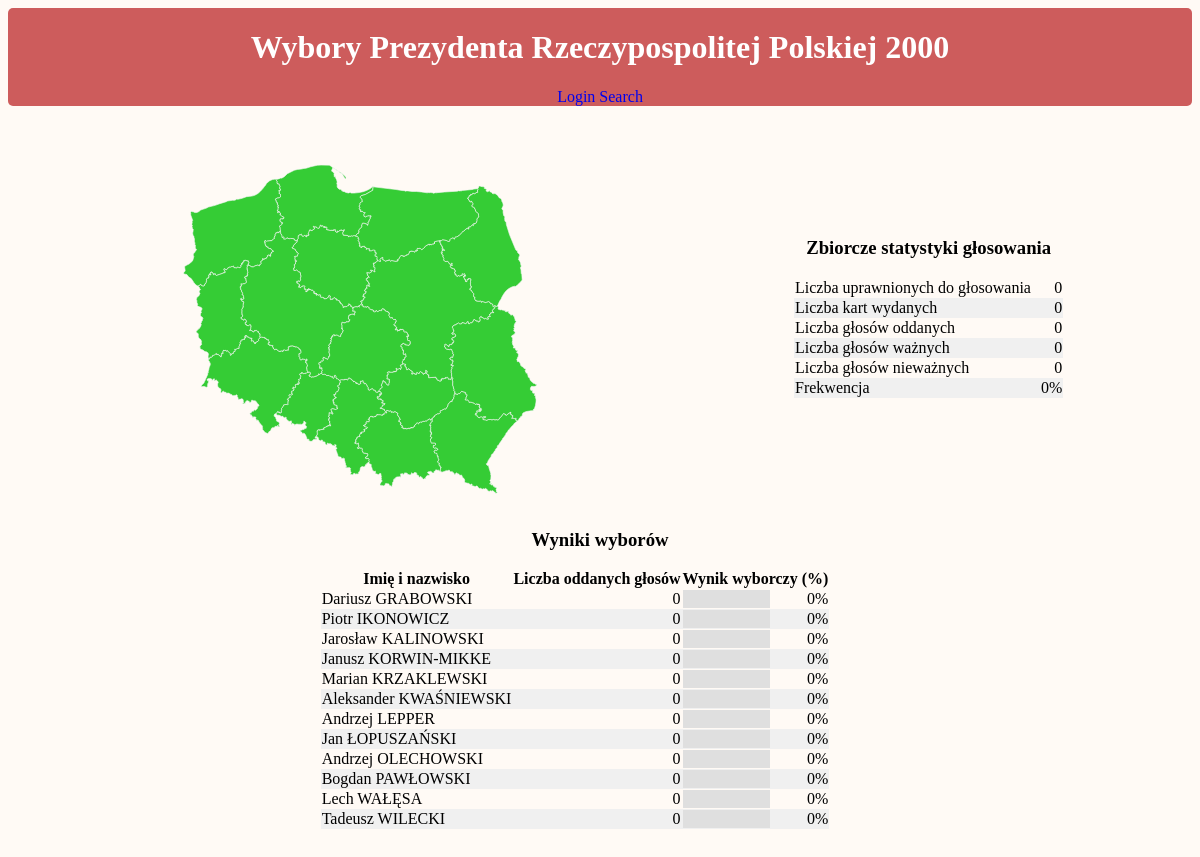
The page / on the database its author committed.
### wyboryApp/models.py (models this page shows)
class Kandydat(models.Model):
    imie = models.CharField(max_length=42)
    nazwisko = models.CharField(max_length=42)
    def __str__(self):
        return "{} {}".format(self.imie, self.nazwisko)
    class Meta:
        unique_together = ("imie", "nazwisko")
        verbose_name_plural = "Kandydaci"

### wyboryApp/views.py (the view)
# urls.py: url(r'^$', views.main_page),
def main_page(request):
    return view(request, models.Obwod.objects.filter(id__lt=0), "index.html")

### wyboryApp/logic.py (called while the page is built)
def get_stats(obwody):
    uprawnieni = obwody.aggregate(Sum("uprawnieni"))["uprawnieni__sum"]
    uprawnieni = uprawnieni if uprawnieni != None else 0
    wydane = obwody.aggregate(Sum("wydane"))["wydane__sum"]
    wydane = wydane if wydane != None else 0
    wazne = 0
    niewazne = obwody.aggregate(Sum("niewazne"))["niewazne__sum"]
    niewazne = niewazne if niewazne != None else 0
    for o in obwody:
        glosy = o.wynik_set.aggregate(Sum("glosy"))["glosy__sum"]
        wazne += glosy if glosy != None else 0
    oddane = wazne + niewazne
    if uprawnieni == 0:
        frekwencja = 0
    else:
        frekwencja = round(oddane / uprawnieni * 100, 2)
    return {
        "uprawnieni": uprawnieni,
        "wydane": wydane,
        "oddane": oddane,
        "wazne": wazne,
        "niewazne": niewazne,
        "frekwencja": frekwencja,
        "obwody": [x.id for x in obwody]
    }

def get_candidates(stats):
    def accumulate(wynik_set, id_list):
        out = 0
        while id_list:
            elem = wynik_set.filter(obwod__id__in=id_list[:200]).aggregate(Sum('glosy'))["glosy__sum"]
            out += elem if elem != None else 0
            id_list = id_list[200:]
        return out
    kk = list(map(lambda k:
                  {"nazwa": k,
                   "glosy": accumulate(k.wynik_set, stats["obwody"]),
                   "id": k.id},
                  Kandydat.objects.all()))
    for k in kk:
        if stats["oddane"] != 0:
            k["procent"] = round(k["glosy"] / stats["oddane"] * 100, 2)
        else:
            k["procent"] = 0
    return kk

### wyboryApp/views.py (called while the page is built)
def context(request, data, more):
    stats = get_stats(data)
    kandydaci = get_candidates(stats)
    stats.pop("obwody", None)
    return {
        "auth": True if request.user.is_authenticated else False,
        "stats": stats,
        "mainResult": kandydaci,
        "more": more,
        "currUrl": request.path,
    }

def view(request, data, template, more=None):
    _context = context(request, data, more)
    return render(request, template, _context)

def json_to_dict(get_response):
    def middleware(request):
        body_unicode = request.body.decode('utf-8')
        if body_unicode.startswith("{"):
            request.POST = loads(body_unicode)
        response = get_response(request)
        return response
    return middleware

### wyboryApp/templates/index.html (shortened to what this page needs)
{% load staticfiles %}
<!DOCTYPE html>
<html>
<head>
    <link rel="stylesheet" type="text/css" href="{% static "style.css" %}">
</head>
<body>
    <header class="center-text">
        <div class="shrinkwrap">
            <a href="/index">
                <h1>Wybory Prezydenta Rzeczypospolitej Polskiej 2000</h1>
            </a>
        </div>
        <div>
            {% if auth == True %}
            <a href="#" id="logout">Logout</a> {% else %}
            <a href="#" id="login">Login</a> {% endif %}
            <a href="#" id="search_btn">Search</a>
        </div>
    </header>
    <main>
        {% block content %}
        <div class="flex-wrapper">
            {% include 'map.html' %} {% include 'statistics.html' %} {% include 'results.html' %}
        </div>
        {% endblock %}
    </main>
</body>
</html>

### wyboryApp/templates/map.html (shortened to what this page needs)
            <section id="map">
            </section>

### wyboryApp/templates/statistics.html
            <section>
                <div>
                    <h3>Zbiorcze statystyki głosowania</h3>
                    <table class="statystyki">
                        <tr>
                            <td>Liczba uprawnionych do głosowania</td>
                            <td id="stats.uprawnieni">{{ stats.uprawnieni }}</td>
                        </tr>
                        <tr>
                            <td>Liczba kart wydanych</td>
                            <td id="stats.wydane">{{ stats.wydane }}</td>
                        </tr>
                        <tr>
                            <td>Liczba głosów oddanych</td>
                            <td id="stats.oddane">{{ stats.oddane }}</td>
                        </tr>
                        <tr>
                            <td>Liczba głosów ważnych</td>
                            <td id="stats.wazne">{{ stats.wazne }}</td>
                        </tr>
                        <tr>
                            <td>Liczba głosów nieważnych</td>
                            <td id="stats.niewazne">{{ stats.niewazne }}</td>
                        </tr>
                        <tr>
                            <td>Frekwencja</td>
                            <td id="stats.frekwencja">{{ stats.frekwencja }}%</td>
                        </tr>
                    </table>
                </div>
            </section>

### wyboryApp/templates/results.html (shortened to what this page needs)
            <section id="mainResult" class="shrinkwrap">
                <h3>Wyniki wyborów</h3>
                <table>
                    <thead>
                        <tr>
                            <th>Imię i nazwisko</th>
                            <th>Liczba oddanych głosów</th>
                            <th>Wynik wyborczy (%)</th>
                        </tr>
                    </thead>
                    <tbody>
                        {% for kandydat in mainResult %}
                        <tr>
                            <td>{{ kandydat.nazwa }}</td>
                            <td class="data-glosy">{{ kandydat.glosy }}</td>
                            <td>
                                <div class="flex-wrapper flex-between flex-small-right">
                                    <div class="votebar-wrapper">
                                    </div>
                                    <span>{{ kandydat.procent }}%</span>
                                </div>
                            </td>
                        </tr>
                        {% endfor %}
                    </tbody>
                </table>
            </section>

### wyboryApp/static/style.css (style rules this page uses)
.shrinkwrap { display: inline-block; }
.center-text { text-align: center; }
.flex-wrapper { display: flex; flex-wrap: wrap; justify-content: space-around; align-items: center; }
.flex-between { justify-content: space-between; }
h3 { text-align: center; }
table.statystyki td:nth-child(2) { text-align: right; padding-left: 5px; }
table.statystyki td:nth-child(1) { padding-right: 5px; }
td ~ td { text-align: right }
tr:nth-child(even) { background-color: #f0f0f0 }
table { border-collapse:collapse; }
svg#mapa_svg { width: 400px; height: 400px; }
.votebar-wrapper { width: 60%; background-color: #dfdfdf; }
body > header { background-color: indianred; color: white; border-radius: 5px; }
a { text-decoration: none; }
body { background-color: #fffaf5; padding-bottom: 35px; }
a h1, a h1:hover { color: white; text-decoration: none !important; }

### rows shown on the page
Kandydat: nazwa "Dariusz GRABOWSKI", glosy "0", procent "0"
Kandydat: nazwa "Piotr IKONOWICZ", glosy "0", procent "0"
Kandydat: nazwa "Jarosław KALINOWSKI", glosy "0", procent "0"
Kandydat: nazwa "Janusz KORWIN-MIKKE", glosy "0", procent "0"
Kandydat: nazwa "Marian KRZAKLEWSKI", glosy "0", procent "0"
Kandydat: nazwa "Aleksander KWAŚNIEWSKI", glosy "0", procent "0"
Kandydat: nazwa "Andrzej LEPPER", glosy "0", procent "0"
Kandydat: nazwa "Jan ŁOPUSZAŃSKI", glosy "0", procent "0"
Kandydat: nazwa "Andrzej OLECHOWSKI", glosy "0", procent "0"
Kandydat: nazwa "Bogdan PAWŁOWSKI", glosy "0", procent "0"
Kandydat: nazwa "Lech WAŁĘSA", glosy "0", procent "0"
Kandydat: nazwa "Tadeusz WILECKI", glosy "0", procent "0"

### other values the page prints
{{ stats.uprawnieni }} "0"
{{ stats.wydane }} "0"
{{ stats.oddane }} "0"
{{ stats.wazne }} "0"
{{ stats.niewazne }} "0"
{{ stats.frekwencja }} "0"
